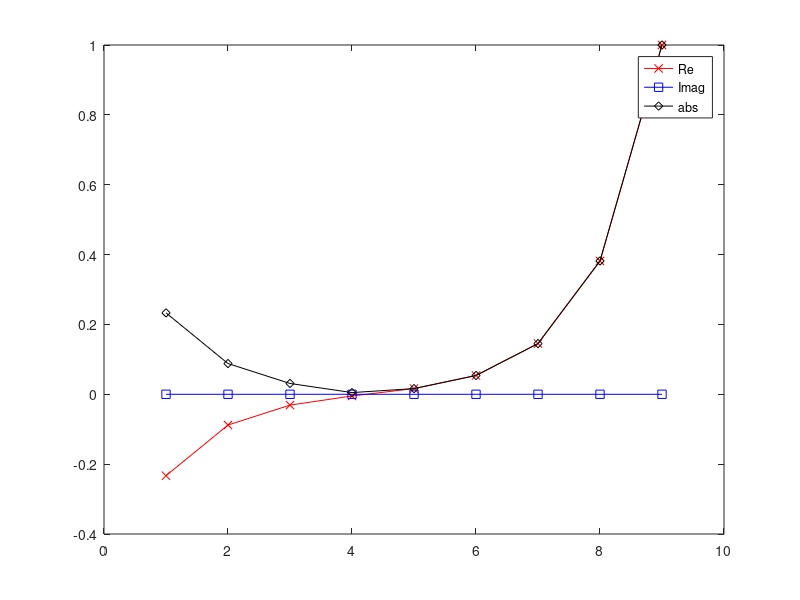

MATLAB code for this plot:
% set number of grid points
N  = 7; % note this is off by one from the notes

% c*dt/dx
CFL = 0.8;

% flag to indicate BC type
iBC = 1;

Ntot = N+2;

A = zeros(Ntot,Ntot);
B = zeros(Ntot,Ntot);

% interior discretization
for i = 2:Ntot-1
  A(i,i+1) = 1;
  A(i,i)   = -2;
  A(i,i-1) = 1;
  
  B(i,i) = 1;
end

% BCa
if( iBC == 1 )
  B(1,1) = -1;
  B(1,3) = 1;
  
  B(Ntot,Ntot)   = 1;
  B(Ntot,Ntot-2) = -1;
  
  A(1,1) = -1;
  A(1,3) = 1;
  
  A(Ntot,Ntot)   = 1;
  A(Ntot,Ntot-2) = -1;
elseif( iBC == 2 )
  B(1,1) = 1;
  B(1,2) = 3/2;
  B(1,3) = -6/2;
  B(1,4) = 1/2;
  
  B(Ntot,Ntot)   = 1;
  B(Ntot,Ntot-1) = 3/2;
  B(Ntot,Ntot-2) = -6/2;
  B(Ntot,Ntot-3) = 1/2;
  
  A(1,1) = 1;
  A(1,2) = 3/2;
  A(1,3) = -6/2;
  A(1,4) = 1/2;
  
  A(Ntot,Ntot)   = 1;
  A(Ntot,Ntot-1) = 3/2;
  A(Ntot,Ntot-2) = -6/2;
  A(Ntot,Ntot-3) = 1/2;
 
elseif( iBC == 3 )
  B(1,1) = 1;
  B(1,3) = 1;
  
  B(Ntot,Ntot)   = 1;
  B(Ntot,Ntot-2) = 1;
  
  A(1,1) = 1;
  A(1,3) = 1;
  
  A(Ntot,Ntot)   = 1;
  A(Ntot,Ntot-2) = 1;
elseif( iBC == 4 )
  B(1,1) = 1;
  B(1,2) = 3;
  B(1,3) = -1;
  
  B(N,N)   = -1;
  B(N,N-1) = 3;
  B(N,N-2) = 1;
  
  A(1,1) = 1;
  A(1,2) = 3;
  A(1,3) = -1;
  
  A(N,N)   = -1;
  A(N,N-1) = 3;
  A(N,N-2) = 1;
end
A
B
pause

[V,D] = eig(A,B);
for iv = 1:Ntot
  VV = V(:,iv);
  plot( [1:Ntot]',real(VV),'r-x', [1:Ntot]',imag(VV),'b-s', [1:Ntot]',abs(VV),'k-d' );
  legend( 'Re', 'Imag', 'abs' );
  sigma = D(iv,iv);
  b = (2+CFL^2*sigma)/2;
  ap = b+sqrt(b^2-1);
  am = b-sqrt(b^2-1);
  fprintf( '%i: ap=%s, am=%s,  |a|=%e\n', iv, num2str(ap), num2str(am), norm(ap) );
  
  pause
end

